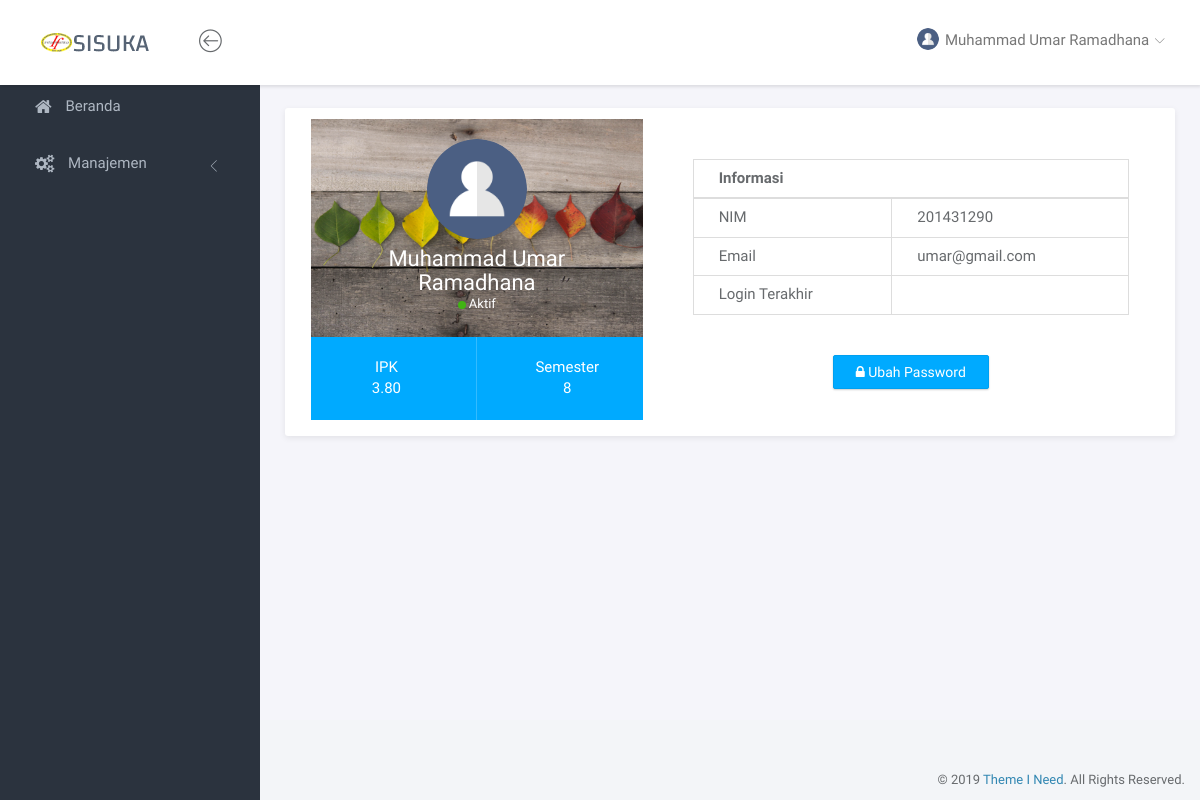
The app's page /index.php?page=profil (signed in), older data.
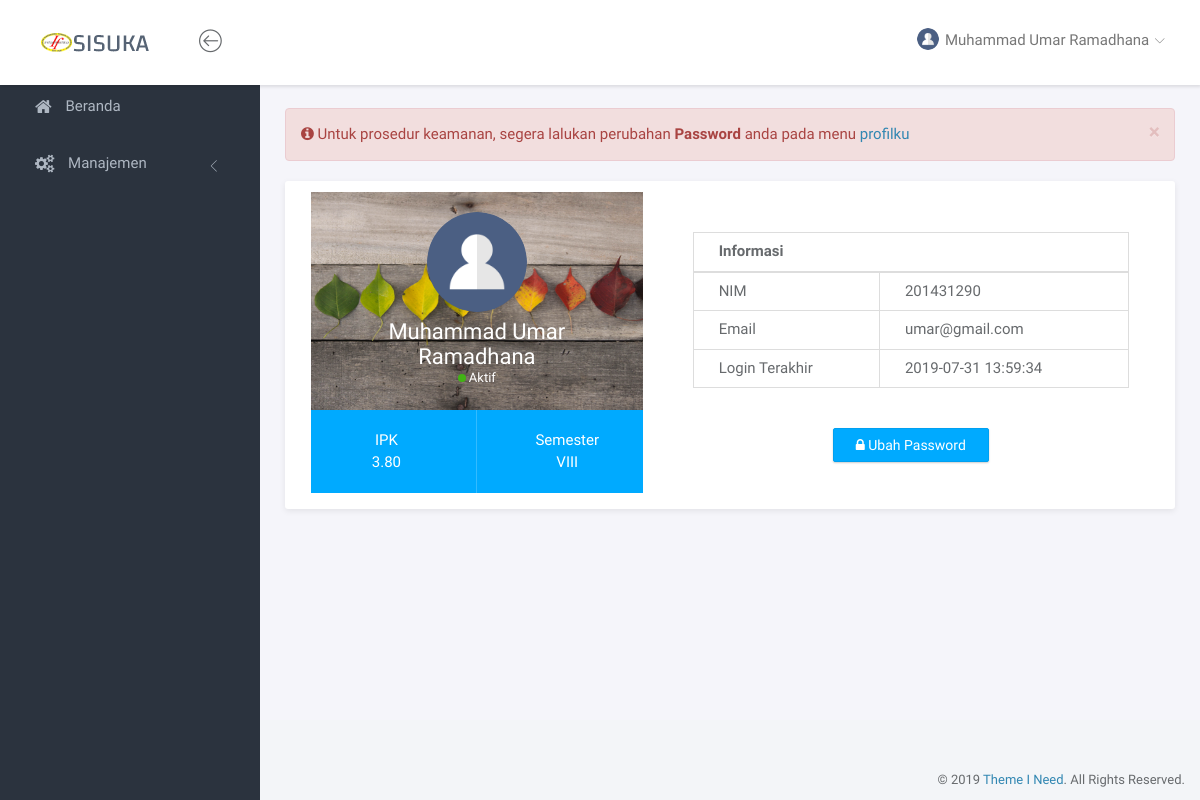
The same page, newer data.
### tables this page shows
CREATE TABLE `tbl_mahasiswa` (
  `nim` varchar(10) NOT NULL,
  `nama_lengkap` varchar(100) NOT NULL,
  `email` varchar(50) NOT NULL,
  `ipk` decimal(3,2) NOT NULL,
  `semester` varchar(5) NOT NULL,
  `password` varchar(10) NOT NULL,
  `terakhir_login` timestamp NULL DEFAULT NULL ON UPDATE CURRENT_TIMESTAMP
);

### page/profil/profil.php (the view, shortened to what this page needs)
<div class="panel panel-headline">
    <div class="panel-body">
        <div class="row">
            <div class="col-md-5">
                <div class="profile-header">
                    <div class="profile-main">
                        <img src="<?= $photo ?>" class="img-circle" width="100" alt="<?= $nama ?>">
                        <h3 class="name"><?= $nama ?></h3>
                        <span class="online-status status-available">Aktif</span>
                    </div>
                    <div class="profile-stat">
                        <div class="row">
                            <div class="col-md-6 stat-item">
                                <span>IPK</span> <?= $datauser['ipk'] ?>
                            </div>
                            <div class="col-md-6 stat-item">
                                <span>Semester</span> <?= $datauser['semester'] ?>
                            </div>
                        </div>
                    </div>
                </div>
            </div>
            <div class="col-md-7">
                <div class="profile-info informasiumum">
                    <table class="table table-bordered">
                        <thead>
                            <tr>
                                <th colspan="2">Informasi</th>
                            </tr>
                        </thead>
                        <tbody>
                            <tr>
                                <td>NIM</td>
                                <td><?= $datauser['nim'] ?></td>
                            </tr>
                            <tr>
                                <td>Email</td>
                                <td><?= $datauser['email'] ?></td>
                            </tr>
                            <tr>
                                <td>Login Terakhir</td>
                                <td><?= $datauser['terakhir_login'] ?></td>
                            </tr>
                        </tbody>
                    </table>
                </div>
                <div id="btneditpassword" class="text-center informasiumum"><button class="btn btn-primary"><i class="fa fa-lock"></i> Ubah Password</button></div>
            </div>
        </div>
    </div>
</div>

### header.php (shortened to what this page needs)
<nav class="navbar navbar-default navbar-fixed-top">
	<div class="brand">
		<a href="index.html"><img src="assets/img/sisuka.png" alt="Klorofil Logo" class="img-responsive logo"></a>
	</div>
	<div class="container-fluid">
		<div class="navbar-btn">
			<button type="button" class="btn-toggle-fullwidth"><i class="lnr lnr-arrow-left-circle"></i></button>
		</div>
		<div id="navbar-menu">
			<ul class="nav navbar-nav navbar-right">
				<li class="dropdown">
					<a href="#" class="dropdown-toggle" data-toggle="dropdown"><img src="<?= $photo ?>" class="img-circle" alt="Avatar"> <span><?= $nama ?></span> <i class="icon-submenu lnr lnr-chevron-down"></i></a>
				</li>
			</ul>
		</div>
	</div>
</nav>

### service.php (shortened to what this page needs)
<?php
$user       = $_SESSION['username'];
$role       = $_SESSION['role'];
if ($role == 1){
    $sql = mysqli_query($conn, "SELECT * FROM tbl_user WHERE username='$user'");
    $datauser = mysqli_fetch_array($sql);
    $nama = $datauser['username'];
    $photo = 'assets/img/admin.png';
} else {
    $sql = mysqli_query($conn, "SELECT * FROM tbl_mahasiswa WHERE nim='$user'");
    $datauser = mysqli_fetch_array($sql);
    $nama = $datauser['nama_lengkap'];
    $photo = 'assets/img/no-photo.png';
}
function reminderChangePassword($role, $nim){
    include "lib/koneksi.php";
    $temp = '';
    if ($role == 2){
        $q = mysqli_query($conn, "SELECT * FROM tbl_mahasiswa WHERE nim='$nim'");
        $data = mysqli_fetch_array($q);
        if (strcmp($nim,$data['password']) == 0){
            $temp = '<div class="alert alert-danger alert-dismissible" role="alert">'.
                        '<button type="button" class="close" data-dismiss="alert" aria-label="Close"><span aria-hidden="true">×</span></button>'.
                        '<i class="fa fa-info-circle"></i> Untuk prosedur keamanan, segera lalukan perubahan <strong>Password</strong> anda pada menu <a href="?page=profil">profilku</a>'.
                    '</div>';
        }
    }
    return $temp;
}
?>

Row changes from the older to the newer data that the page shows:
changed tbl_mahasiswa "Muhammad Umar Ramadhana": semester "8" → "VIII"; terakhir_login (not shown) → "2019-07-31 13:59:34"
Text that changed along with them:
text now shown: "× Untuk prosedur keamanan, segera lalukan perubahan Password anda pada menu profilku"
